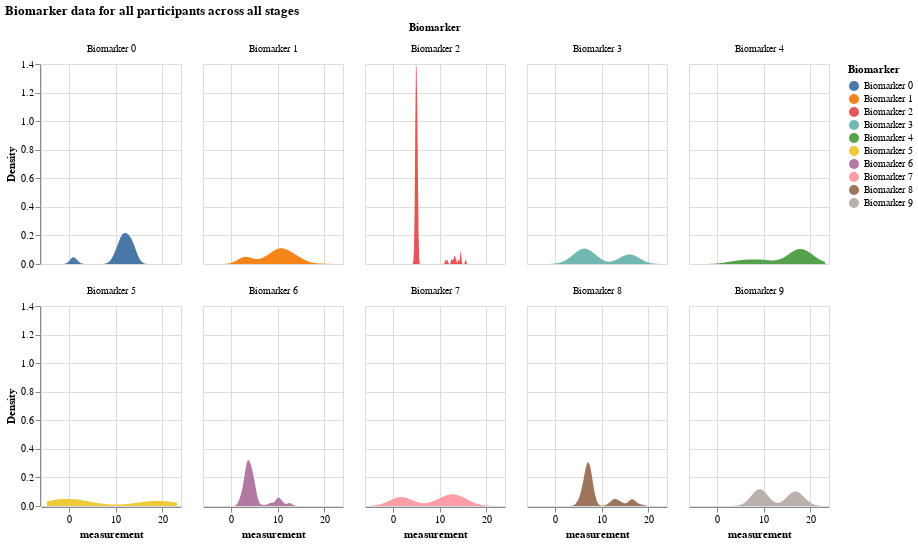

Notebook cell for this chart:
### Markdown cell above
## Visualizing simulated results

With the above data structure, we can visualize the following data:

- Distribution of all biomarker values by biomarker
- Distribution of all biomarker values when the participant is at a certain disease stage
- Comparing a certain biomarker data 
- A certain participant's data

### Distribution of all biomarker values by biomarker

### Code cell
df = pd.DataFrame(X, columns = [f"Biomarker {i}" for i in range(N)])

# make this dataframe wide to long 
df_long = df.melt(var_name = "Biomarker", value_name="Value")

# exapand the value column into a dataframe
values_df = df_long['Value'].apply(pd.Series)
values_df.columns = ['participant', 'measurement', 'k_j', 'S_n', 'affected_or_not']

# join values_df with df_long
df_expanded = df_long.drop('Value', axis = 1).join(values_df)

alt.Chart(df_expanded).transform_density(
    'measurement',
    as_=['measurement', 'Density'],
    groupby=['Biomarker']
).mark_area().encode(
    x="measurement:Q",
    y="Density:Q",
    facet = alt.Facet(
        "Biomarker:N",
        columns = 5
    ),
    color=alt.Color(
        'Biomarker:N'
    )
).properties(
    width= 140,
    height = 200,
).properties(
    title='Biomarker data for all participants across all stages'
)

### Figure 1 — Vega-Lite specification as saved in the notebook (floating-point values rounded to 4 significant figures; data arrays with more than 128 entries replaced by an {"elided": "..."} marker saying what was removed)
{"config": {"view": {"continuousWidth": 300, "continuousHeight": 300}}, "data": {"name": "data-de84cadc778220ed25917ad06c7c9486"}, "mark": {"type": "area"}, "encoding": {"color": {"field": "Biomarker", "type": "nominal"}, "facet": {"columns": 5, "field": "Biomarker", "type": "nominal"}, "x": {"field": "measurement", "type": "quantitative"}, "y": {"field": "Density", "type": "quantitative"}}, "height": 200, "title": "Biomarker data for all participants across all stages", "transform": [{"density": "measurement", "groupby": ["Biomarker"], "as": ["measurement", "Density"]}], "width": 140, "$schema": "https://vega.github.io/schema/vega-lite/v5.16.3.json", "datasets": {"data-de84cadc778220ed25917ad06c7c9486": {"elided": "1000 records"}}}
